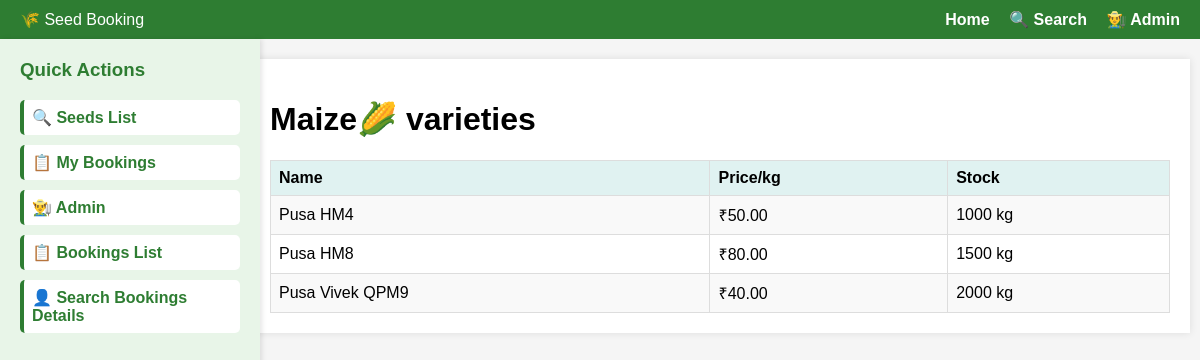
The app's page /seeds/Maize🌽/ with its own data.
### shop/models.py (models this page shows, shortened)
class Seed(models.Model):
    name = models.CharField(max_length=100)
    category = models.CharField(max_length=50)
    subcategory = models.CharField(max_length=50, blank=True)
    price = models.DecimalField(max_digits=8, decimal_places=2)
    stock = models.IntegerField()
    description = models.TextField(blank=True)

### shop/views.py (the view)
# urls.py: path('seeds/<str:category>/', views.seed_by_category, name='seed_by_category'),
def seed_by_category(request, category):
    seeds = Seed.objects.filter(category=category).order_by('name')
    return render(request, 'shop/seed_by_category.html', {'category': category, 'seeds': seeds})

### shop/templates/shop/seed_by_category.html
{% extends 'shop/base.html' %}
{% block content %}
<h1>{{ category|title }} varieties</h1>
<table class="simple-table">
    <tr>
        <th>Name</th>
        <th>Price/kg</th>
        <th>Stock</th>
    </tr>
    {% for seed in seeds %}
    <tr>
        <td>{{ seed.name }}</td>
        <td>₹{{ seed.price }}</td>
        <td>{{ seed.stock }} kg</td>
    </tr>
    {% empty %}
    <tr><td colspan="3">No varieties available.</td></tr>
    {% endfor %}
</table>
{% endblock %}

### shop/templates/shop/base.html (style rules this page uses)
body { font-family: Arial, sans-serif; margin: 0; background: #f5f5f5; }
table.simple-table { width: 100%; border-collapse: collapse; margin-top: 10px; }
table.simple-table th, table.simple-table td { border: 1px solid #ddd; padding: 8px; text-align: left; }
table.simple-table th { background-color: #e0f2f1; }
table.simple-table tr:nth-child(even) { background-color: #f9f9f9; }

### records on screen
Seed: name "Pusa HM4", price "50.00", stock "1000"
Seed: name "Pusa HM8", price "80.00", stock "1500"
Seed: name "Pusa Vivek QPM9", price "40.00", stock "2000"

### other values on screen
{{ category|title }} "Maize🌽"
